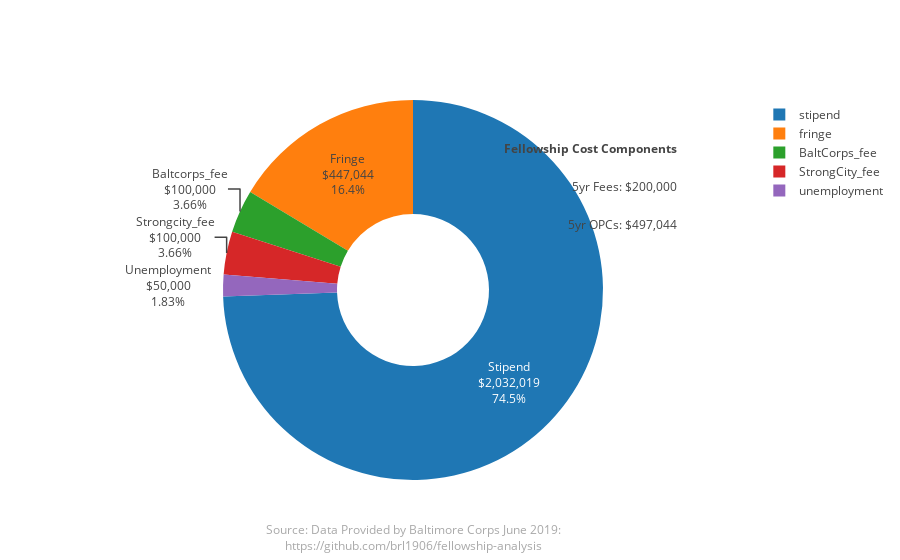

Notebook source saved alongside this figure:
### Markdown cell above
## <font color=blue>Fellowship cost components. What components make up fellow cost  (What impact would a fees rate decrease have if the City  could lock into similar rates across Fellowship providers?).</font>

### Code cell
labels = ['stipend','fringe','unemployment','BaltCorps_fee','StrongCity_fee']
values = []
for label in labels:
    values.append(dframe[label].sum())

text = []
for label,value in zip(labels,values):
    text.append('{}<br>${:,.0f}'.format(label.capitalize(),value))

fig = {
    'data':[
        {'labels': labels,
        'values': values,
         'name': 'cost components',
         'hole': .4,
         'type': 'pie',
         'text': text,
         'hoverinfo':'text+percent'
        }],
    'layout': {
        'hovermode': 'closest',
        'annotations': [
            {
                'font':{'size':12},
                'showarrow':False,
                'text': '<b>Fellowship Cost Components</b>',
                'x':.9,
                'y':.9},
            {
                'font':{'size':12},
                'showarrow':False,
                'text': '5yr Fees: ${:,.0f}'.format(dframe['BaltCorps_fee'].sum() + dframe['StrongCity_fee'].sum()),
                'x':.9,
                'y':.8},
            {
                'font':{'size':12},
                'showarrow':False,
                'text': '5yr OPCs: ${:,.0f}'.format(dframe['fringe'].sum() + dframe['unemployment'].sum()),
                'x':.9,
                'y':.7},
            {
                'font':{'size':12,
                       'color':'darkgrey'},
                'showarrow':False,
                'text': 'Source: Data Provided by Baltimore Corps June 2019:<br>https://github.com/brl1906/fellowship-analysis',
                'x':.5,
                'y':-.2},
            
        ]
    }
}

pyo.iplot(fig)

### Figure 1 — Plotly figure (JSON) as saved in the notebook; plotly's stock layout.template omitted (floating-point values rounded to 4 significant figures)
{"data": [{"hole": 0.4, "hoverinfo": "text+percent", "labels": ["stipend", "fringe", "unemployment", "BaltCorps_fee", "StrongCity_fee"], "name": "cost components", "text": ["Stipend<br>$2,032,019", "Fringe<br>$447,044", "Unemployment<br>$50,000", "Baltcorps_fee<br>$100,000", "Strongcity_fee<br>$100,000"], "type": "pie", "uid": "d3479656-2258-48dd-8eab-0dae8bd5521b", "values": [2032000.0, 447000.0, 50000, 100000, 100000]}], "layout": {"annotations": [{"font": {"size": 12}, "showarrow": false, "text": "<b>Fellowship Cost Components</b>", "x": 0.9, "y": 0.9}, {"font": {"size": 12}, "showarrow": false, "text": "5yr Fees: $200,000", "x": 0.9, "y": 0.8}, {"font": {"size": 12}, "showarrow": false, "text": "5yr OPCs: $497,044", "x": 0.9, "y": 0.7}, {"font": {"color": "darkgrey", "size": 12}, "showarrow": false, "text": "Source: Data Provided by Baltimore Corps June 2019:<br>https://github.com/brl1906/fellowship-analysis", "x": 0.5, "y": -0.2}], "autosize": true, "hovermode": "closest"}}
